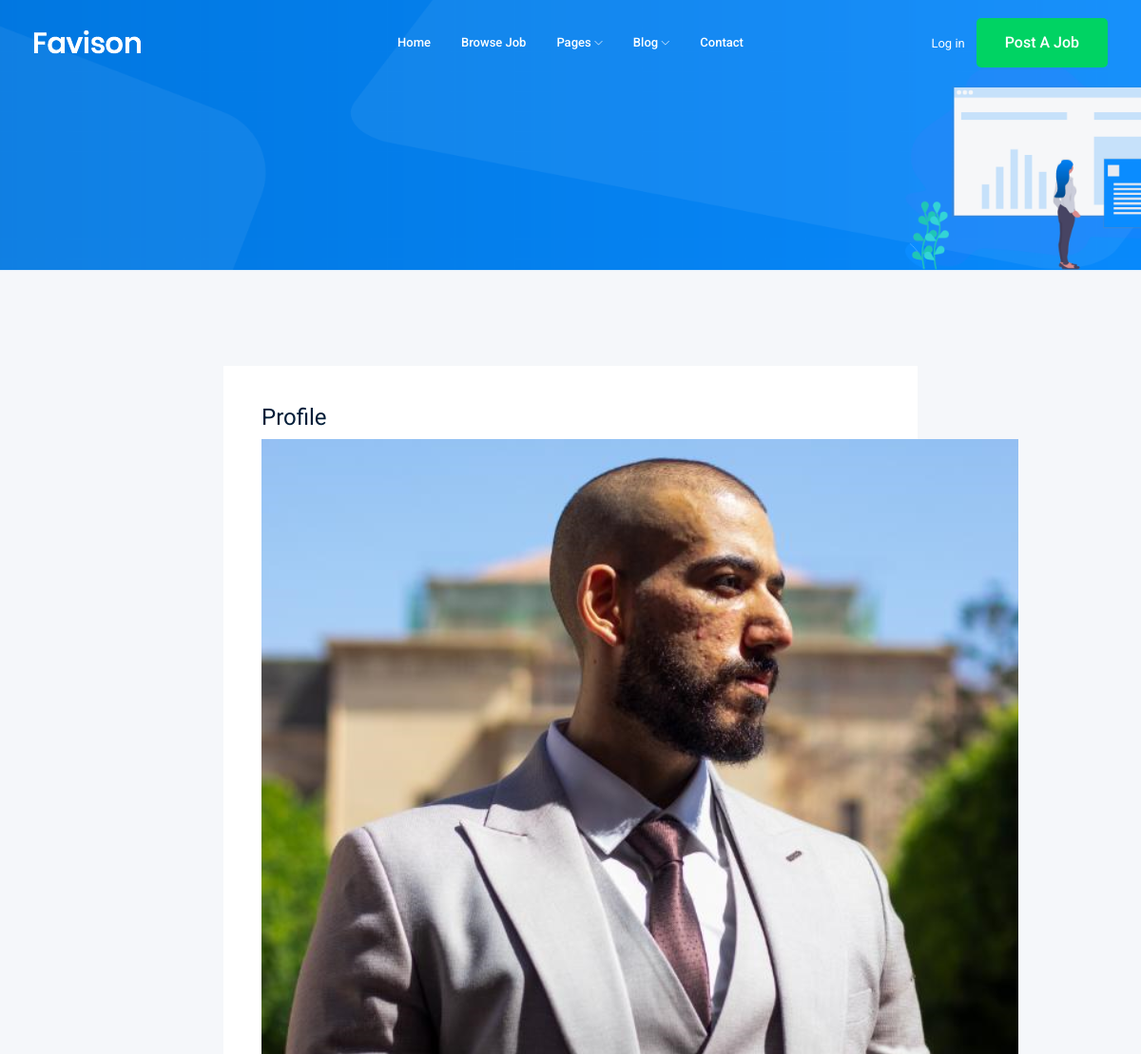
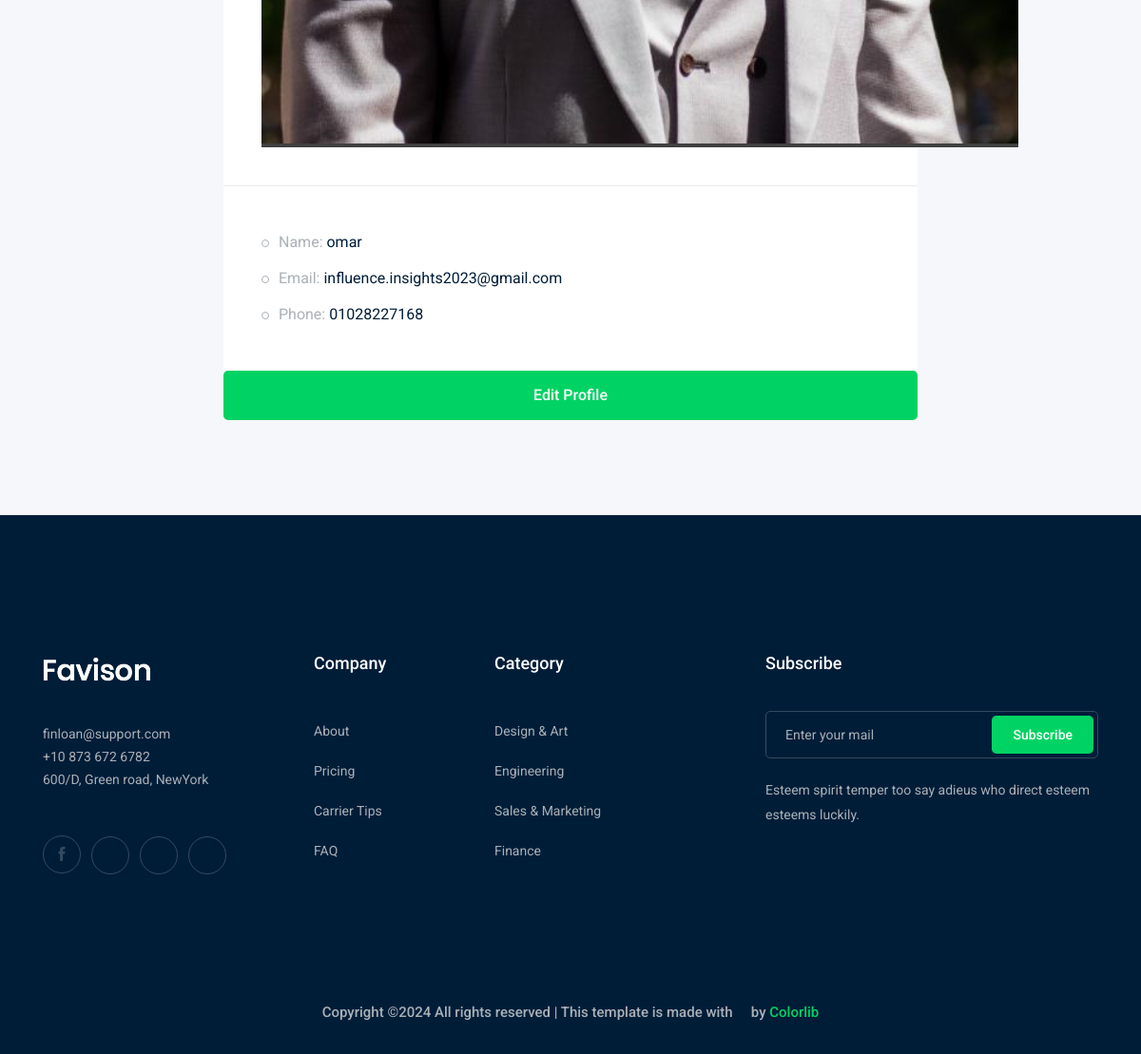
The app's page /accounts/profile (signed in) with its own data (2 pictures, top to bottom).
### accounts/models.py (models this page shows)
class Profile(models.Model):
    user = models.OneToOneField(User, on_delete=models.CASCADE)
    phone = models.CharField(max_length=15)
    city = models.ForeignKey("City", on_delete=models.CASCADE,null=True,blank=True)
    image = models.ImageField(upload_to='profile/')
    def __str__(self):
        return str(self.user)

### accounts/views.py (the view)
# urls.py: path('profile',views.profile,name='profile'),
def profile(request):
    p = Profile.objects.get(user = request.user)
    return render(request,'accounts/profile.html',{'pro':p})

### accounts/templates/accounts/profile.html (shortened to what this page needs)
{% extends 'base.html' %}
{% block content %}
    <div class="bradcam_area bradcam_bg_1">
        <div class="container">
            <div class="row">
                <div class="col-xl-12">
                </div>
            </div>
        </div>
    </div>
    <div class="job_details_area">
        <div class="container">
            <div class="row">
                <div class="col-lg-8 mx-auto">
                    <div class="job_sumary">
                        <div class="summery_header">
                            <h3>Profile</h3>
                            <img src="{{pro.image.url}}" alt="pic">
                        </div>
                        <div class="job_content">
                            <ul>
                                <li>Name: <span>{{pro}}</span></li>
                                <li>Email: <span>{{pro.user.email}}</span></li>
                                <li>Phone: <span>{{pro.phone}}</span></li>
                            </ul>
                        </div>
                    </div>
                    <button href="{% url 'accounts:profile_edit' %}" class="boxed-btn3 w-100" type="submit">Edit Profile </button>
                </div>
            </div>
        </div>
    </div>
{% endblock content %}

### records on screen
Profile: image (picture), user.username "omar", user.email "influence.insights2023@gmail.com", phone "01028227168"
